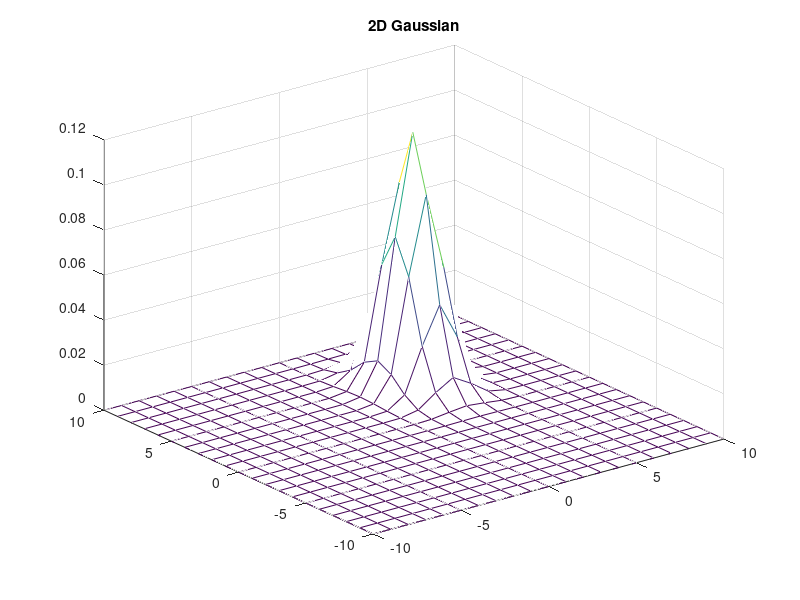

Source code (MATLAB):
clc;
clear;

%% Get data
mu=[3,4];
sigma=[1,0;0,2];

%% Question 1
if 1
    
    % get the range
    range=[-10:1:10];
    
    % initialize grid for plotting [21,21]
    [x,y] = meshgrid(range,range);      
    % concat for having  [21,21,2]
    c=cat(3,x,y);
    % reshape for having  [441,2]
    c=reshape(c,441,2);
    
    % get prob [441,1]
    z=mvnpdf(c,mu,sigma);
    
    % reshape to [21,21]
    z=reshape(z,21,21);

    mesh(x,y,z);
    title("2D Gaussian");
    
end


%% Question 2 to 5
if 0
    
    Xs=[10 ,10;0, 0; 3, 4; 6, 8];
    pd=mvnrnd(mu,sigma,99999);
    res=mahal(Xs,pd);
    sqrt(res)
    
   

    
    
end
